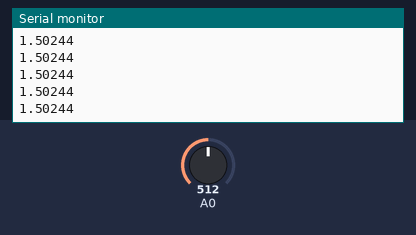
The sketch below on a simulated Arduino Uno, built with avr-gcc and run on an emulated ATmega328P. On the bench: the last lines printed to the serial monitor. The inputs (shaded band) are chosen by the test bench; at power-on: A0 = 512.

Above: at 1.2 s.
1.3 s: A0 set to 716
At 1.9 s:
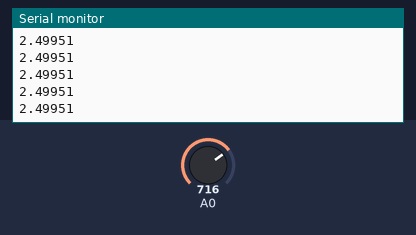
2.8 s: A0 set to 900
At 3.7 s:
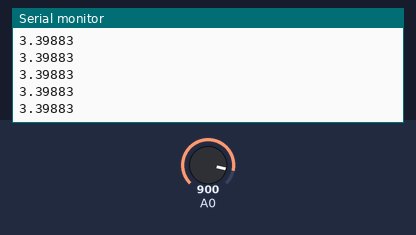
Timing chart, 0 to 5.8 s (numbered marks = the images above; inputs shaded):
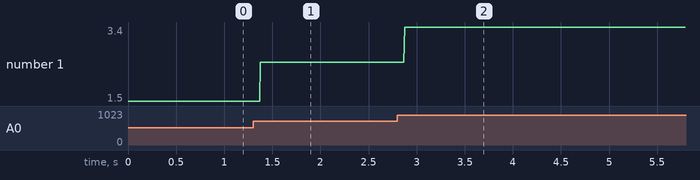

The sketch:

pressureSensor.ino
```cpp
void setup() {
  // put your setup code here, to run once:
  Serial.begin(9600);
}

void loop() {
  // put your main code here, to run repeatedly:
  float IN = analogRead(A0);
  /*delay(10);
  float IN2 = analogRead(A0);
  delay(10);
  float IN3 = analogRead(A0);
  delay(10);
  float IN4 = analogRead(A0);
  float IN = (IN1+IN2+IN3+IN4) / 4.; */

  float pressure = ((IN/1023.0 - .2) / .2); //transfer function from manufacturer
  byte * b = (byte *) &pressure;

  Serial.print(pressure,5);
  Serial.println();
  //delay(100);
}
```

Measured:
- after the input at 1.3 s, the serial monitor: prints a new line after 0.08 s (image 1)
- after the input at 2.8 s, the serial monitor: prints a new line after 0.07 s (image 2)
- plotted number 1: 1.5 → 2.5 after the input at 1.3 s, 2.5 → 3.39 after the input at 2.8 s
